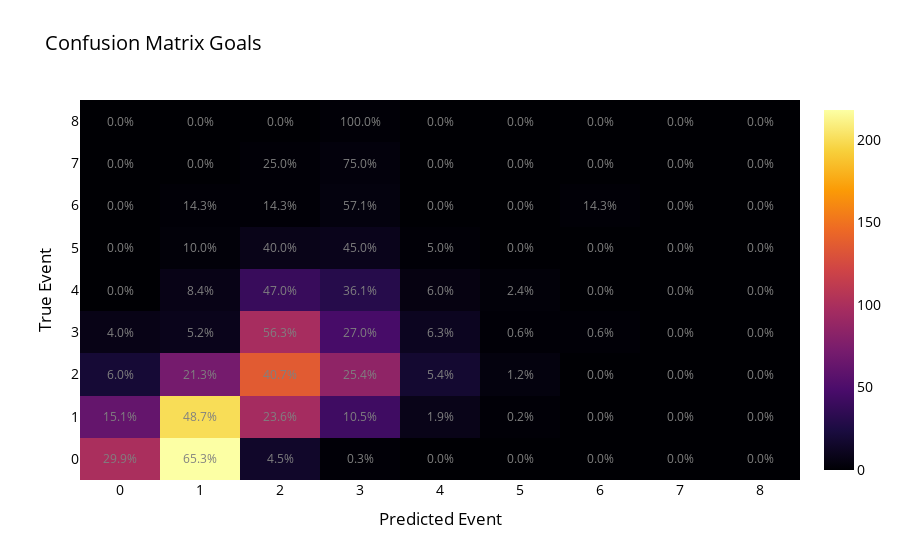
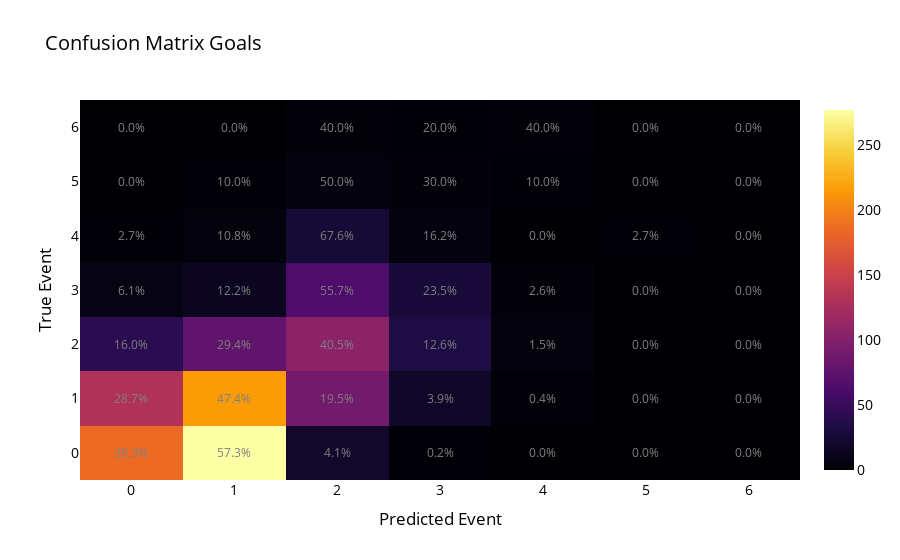

Here is the notebook cell these charts were saved with, in order:
### Code cell
# Evaluate the model using a confusion matrix
y_home_pred_rounded = y_home_pred.round()
y_away_pred_rounded = y_away_pred.round()

# calculate the confusion matrix
cm_home = confusion_matrix(y_test_home, y_home_pred_rounded)
cm_away = confusion_matrix(y_test_away, y_away_pred_rounded)

gen_cm_plotly(cm_home)
gen_cm_plotly(cm_away)

### Figure 1 — Plotly figure (JSON) as saved in the notebook; plotly's stock layout.template omitted (floating-point values rounded to 4 significant figures)
{"data": [{"colorscale": [[0, "#000004"], [0.1111, "#1b0c41"], [0.2222, "#4a0c6b"], [0.3333, "#781c6d"], [0.4444, "#a52c60"], [0.5556, "#cf4446"], [0.6667, "#ed6925"], [0.7778, "#fb9b06"], [0.8889, "#f7d13d"], [1, "#fcffa4"]], "hovertemplate": "%{text}<extra></extra>", "text": [["Count: 100<br>Success: 29.9%", "Count: 218<br>Success: 65.3%", "Count: 15<br>Success: 4.5%", "Count: 1<br>Success: 0.3%", "Count: 0<br>Success: 0.0%", "Count: 0<br>Success: 0.0%", "Count: 0<br>Success: 0.0%", "Count: 0<br>Success: 0.0%", "Count: 0<br>Success: 0.0%"], ["Count: 62<br>Success: 15.1%", "Count: 200<br>Success: 48.7%", "Count: 97<br>Success: 23.6%", "Count: 43<br>Success: 10.5%", "Count: 8<br>Success: 1.9%", "Count: 1<br>Success: 0.2%", "Count: 0<br>Success: 0.0%", "Count: 0<br>Success: 0.0%", "Count: 0<br>Success: 0.0%"], ["Count: 20<br>Success: 6.0%", "Count: 71<br>Success: 21.3%", "Count: 136<br>Success: 40.7%", "Count: 85<br>Success: 25.4%", "Count: 18<br>Success: 5.4%", "Count: 4<br>Success: 1.2%", "Count: 0<br>Success: 0.0%", "Count: 0<br>Success: 0.0%", "Count: 0<br>Success: 0.0%"], ["Count: 7<br>Success: 4.0%", "Count: 9<br>Success: 5.2%", "Count: 98<br>Success: 56.3%", "Count: 47<br>Success: 27.0%", "Count: 11<br>Success: 6.3%", "Count: 1<br>Success: 0.6%", "Count: 1<br>Success: 0.6%", "Count: 0<br>Success: 0.0%", "Count: 0<br>Success: 0.0%"], ["Count: 0<br>Success: 0.0%", "Count: 7<br>Success: 8.4%", "Count: 39<br>Success: 47.0%", "Count: 30<br>Success: 36.1%", "Count: 5<br>Success: 6.0%", "Count: 2<br>Success: 2.4%", "Count: 0<br>Success: 0.0%", "Count: 0<br>Success: 0.0%", "Count: 0<br>Success: 0.0%"], ["Count: 0<br>Success: 0.0%", "Count: 2<br>Success: 10.0%", "Count: 8<br>Success: 40.0%", "Count: 9<br>Success: 45.0%", "Count: 1<br>Success: 5.0%", "Count: 0<br>Success: 0.0%", "Count: 0<br>Success: 0.0%", "Count: 0<br>Success: 0.0%", "Count: 0<br>Success: 0.0%"], ["Count: 0<br>Success: 0.0%", "Count: 1<br>Success: 14.3%", "Count: 1<br>Success: 14.3%", "Count: 4<br>Success: 57.1%", "Count: 0<br>Success: 0.0%", "Count: 0<br>Success: 0.0%", "Count: 1<br>Success: 14.3%", "Count: 0<br>Success: 0.0%", "Count: 0<br>Success: 0.0%"], ["Count: 0<br>Success: 0.0%", "Count: 0<br>Success: 0.0%", "Count: 1<br>Success: 25.0%", "Count: 3<br>Success: 75.0%", "Count: 0<br>Success: 0.0%", "Count: 0<br>Success: 0.0%", "Count: 0<br>Success: 0.0%", "Count: 0<br>Success: 0.0%", "Count: 0<br>Success: 0.0%"], ["Count: 0<br>Success: 0.0%", "Count: 0<br>Success: 0.0%", "Count: 0<br>Success: 0.0%", "Count: 1<br>Success: 100.0%", "Count: 0<br>Success: 0.0%", "Count: 0<br>Success: 0.0%", "Count: 0<br>Success: 0.0%", "Count: 0<br>Success: 0.0%", "Count: 0<br>Success: 0.0%"]], "type": "heatmap", "x": [0, 1, 2, 3, 4, 5, 6, 7, 8], "z": [[100, 218, 15, 1, 0, 0, 0, 0, 0], [62, 200, 97, 43, 8, 1, 0, 0, 0], [20, 71, 136, 85, 18, 4, 0, 0, 0], [7, 9, 98, 47, 11, 1, 1, 0, 0], [0, 7, 39, 30, 5, 2, 0, 0, 0], [0, 2, 8, 9, 1, 0, 0, 0, 0], [0, 1, 1, 4, 0, 0, 1, 0, 0], [0, 0, 1, 3, 0, 0, 0, 0, 0], [0, 0, 0, 1, 0, 0, 0, 0, 0]]}], "layout": {"annotations": [{"font": {"color": "grey", "size": 12}, "showarrow": false, "text": "29.9%", "x": 0, "y": 0}, {"font": {"color": "grey", "size": 12}, "showarrow": false, "text": "65.3%", "x": 1, "y": 0}, {"font": {"color": "grey", "size": 12}, "showarrow": false, "text": "4.5%", "x": 2, "y": 0}, {"font": {"color": "grey", "size": 12}, "showarrow": false, "text": "0.3%", "x": 3, "y": 0}, {"font": {"color": "grey", "size": 12}, "showarrow": false, "text": "0.0%", "x": 4, "y": 0}, {"font": {"color": "grey", "size": 12}, "showarrow": false, "text": "0.0%", "x": 5, "y": 0}, {"font": {"color": "grey", "size": 12}, "showarrow": false, "text": "0.0%", "x": 6, "y": 0}, {"font": {"color": "grey", "size": 12}, "showarrow": false, "text": "0.0%", "x": 7, "y": 0}, {"font": {"color": "grey", "size": 12}, "showarrow": false, "text": "0.0%", "x": 8, "y": 0}, {"font": {"color": "grey", "size": 12}, "showarrow": false, "text": "15.1%", "x": 0, "y": 1}, {"font": {"color": "grey", "size": 12}, "showarrow": false, "text": "48.7%", "x": 1, "y": 1}, {"font": {"color": "grey", "size": 12}, "showarrow": false, "text": "23.6%", "x": 2, "y": 1}, {"font": {"color": "grey", "size": 12}, "showarrow": false, "text": "10.5%", "x": 3, "y": 1}, {"font": {"color": "grey", "size": 12}, "showarrow": false, "text": "1.9%", "x": 4, "y": 1}, {"font": {"color": "grey", "size": 12}, "showarrow": false, "text": "0.2%", "x": 5, "y": 1}, {"font": {"color": "grey", "size": 12}, "showarrow": false, "text": "0.0%", "x": 6, "y": 1}, {"font": {"color": "grey", "size": 12}, "showarrow": false, "text": "0.0%", "x": 7, "y": 1}, {"font": {"color": "grey", "size": 12}, "showarrow": false, "text": "0.0%", "x": 8, "y": 1}, {"font": {"color": "grey", "size": 12}, "showarrow": false, "text": "6.0%", "x": 0, "y": 2}, {"font": {"color": "grey", "size": 12}, "showarrow": false, "text": "21.3%", "x": 1, "y": 2}, {"font": {"color": "grey", "size": 12}, "showarrow": false, "text": "40.7%", "x": 2, "y": 2}, {"font": {"color": "grey", "size": 12}, "showarrow": false, "text": "25.4%", "x": 3, "y": 2}, {"font": {"color": "grey", "size": 12}, "showarrow": false, "text": "5.4%", "x": 4, "y": 2}, {"font": {"color": "grey", "size": 12}, "showarrow": false, "text": "1.2%", "x": 5, "y": 2}, {"font": {"color": "grey", "size": 12}, "showarrow": false, "text": "0.0%", "x": 6, "y": 2}, {"font": {"color": "grey", "size": 12}, "showarrow": false, "text": "0.0%", "x": 7, "y": 2}, {"font": {"color": "grey", "size": 12}, "showarrow": false, "text": "0.0%", "x": 8, "y": 2}, {"font": {"color": "grey", "size": 12}, "showarrow": false, "text": "4.0%", "x": 0, "y": 3}, {"font": {"color": "grey", "size": 12}, "showarrow": false, "text": "5.2%", "x": 1, "y": 3}, {"font": {"color": "grey", "size": 12}, "showarrow": false, "text": "56.3%", "x": 2, "y": 3}, {"font": {"color": "grey", "size": 12}, "showarrow": false, "text": "27.0%", "x": 3, "y": 3}, {"font": {"color": "grey", "size": 12}, "showarrow": false, "text": "6.3%", "x": 4, "y": 3}, {"font": {"color": "grey", "size": 12}, "showarrow": false, "text": "0.6%", "x": 5, "y": 3}, {"font": {"color": "grey", "size": 12}, "showarrow": false, "text": "0.6%", "x": 6, "y": 3}, {"font": {"color": "grey", "size": 12}, "showarrow": false, "text": "0.0%", "x": 7, "y": 3}, {"font": {"color": "grey", "size": 12}, "showarrow": false, "text": "0.0%", "x": 8, "y": 3}, {"font": {"color": "grey", "size": 12}, "showarrow": false, "text": "0.0%", "x": 0, "y": 4}, {"font": {"color": "grey", "size": 12}, "showarrow": false, "text": "8.4%", "x": 1, "y": 4}, {"font": {"color": "grey", "size": 12}, "showarrow": false, "text": "47.0%", "x": 2, "y": 4}, {"font": {"color": "grey", "size": 12}, "showarrow": false, "text": "36.1%", "x": 3, "y": 4}, {"font": {"color": "grey", "size": 12}, "showarrow": false, "text": "6.0%", "x": 4, "y": 4}, {"font": {"color": "grey", "size": 12}, "showarrow": false, "text": "2.4%", "x": 5, "y": 4}, {"font": {"color": "grey", "size": 12}, "showarrow": false, "text": "0.0%", "x": 6, "y": 4}, {"font": {"color": "grey", "size": 12}, "showarrow": false, "text": "0.0%", "x": 7, "y": 4}, {"font": {"color": "grey", "size": 12}, "showarrow": false, "text": "0.0%", "x": 8, "y": 4}, {"font": {"color": "grey", "size": 12}, "showarrow": false, "text": "0.0%", "x": 0, "y": 5}, {"font": {"color": "grey", "size": 12}, "showarrow": false, "text": "10.0%", "x": 1, "y": 5}, {"font": {"color": "grey", "size": 12}, "showarrow": false, "text": "40.0%", "x": 2, "y": 5}, {"font": {"color": "grey", "size": 12}, "showarrow": false, "text": "45.0%", "x": 3, "y": 5}, {"font": {"color": "grey", "size": 12}, "showarrow": false, "text": "5.0%", "x": 4, "y": 5}, {"font": {"color": "grey", "size": 12}, "showarrow": false, "text": "0.0%", "x": 5, "y": 5}, {"font": {"color": "grey", "size": 12}, "showarrow": false, "text": "0.0%", "x": 6, "y": 5}, {"font": {"color": "grey", "size": 12}, "showarrow": false, "text": "0.0%", "x": 7, "y": 5}, {"font": {"color": "grey", "size": 12}, "showarrow": false, "text": "0.0%", "x": 8, "y": 5}, {"font": {"color": "grey", "size": 12}, "showarrow": false, "text": "0.0%", "x": 0, "y": 6}, {"font": {"color": "grey", "size": 12}, "showarrow": false, "text": "14.3%", "x": 1, "y": 6}, {"font": {"color": "grey", "size": 12}, "showarrow": false, "text": "14.3%", "x": 2, "y": 6}, {"font": {"color": "grey", "size": 12}, "showarrow": false, "text": "57.1%", "x": 3, "y": 6}, {"font": {"color": "grey", "size": 12}, "showarrow": false, "text": "0.0%", "x": 4, "y": 6}, {"font": {"color": "grey", "size": 12}, "showarrow": false, "text": "0.0%", "x": 5, "y": 6}, {"font": {"color": "grey", "size": 12}, "showarrow": false, "text": "14.3%", "x": 6, "y": 6}, {"font": {"color": "grey", "size": 12}, "showarrow": false, "text": "0.0%", "x": 7, "y": 6}, {"font": {"color": "grey", "size": 12}, "showarrow": false, "text": "0.0%", "x": 8, "y": 6}, {"font": {"color": "grey", "size": 12}, "showarrow": false, "text": "0.0%", "x": 0, "y": 7}, {"font": {"color": "grey", "size": 12}, "showarrow": false, "text": "0.0%", "x": 1, "y": 7}, {"font": {"color": "grey", "size": 12}, "showarrow": false, "text": "25.0%", "x": 2, "y": 7}, {"font": {"color": "grey", "size": 12}, "showarrow": false, "text": "75.0%", "x": 3, "y": 7}, {"font": {"color": "grey", "size": 12}, "showarrow": false, "text": "0.0%", "x": 4, "y": 7}, {"font": {"color": "grey", "size": 12}, "showarrow": false, "text": "0.0%", "x": 5, "y": 7}, {"font": {"color": "grey", "size": 12}, "showarrow": false, "text": "0.0%", "x": 6, "y": 7}, {"font": {"color": "grey", "size": 12}, "showarrow": false, "text": "0.0%", "x": 7, "y": 7}, {"font": {"color": "grey", "size": 12}, "showarrow": false, "text": "0.0%", "x": 8, "y": 7}, {"font": {"color": "grey", "size": 12}, "showarrow": false, "text": "0.0%", "x": 0, "y": 8}, {"font": {"color": "grey", "size": 12}, "showarrow": false, "text": "0.0%", "x": 1, "y": 8}, {"font": {"color": "grey", "size": 12}, "showarrow": false, "text": "0.0%", "x": 2, "y": 8}, {"font": {"color": "grey", "size": 12}, "showarrow": false, "text": "100.0%", "x": 3, "y": 8}, {"font": {"color": "grey", "size": 12}, "showarrow": false, "text": "0.0%", "x": 4, "y": 8}, {"font": {"color": "grey", "size": 12}, "showarrow": false, "text": "0.0%", "x": 5, "y": 8}, {"font": {"color": "grey", "size": 12}, "showarrow": false, "text": "0.0%", "x": 6, "y": 8}, {"font": {"color": "grey", "size": 12}, "showarrow": false, "text": "0.0%", "x": 7, "y": 8}, {"font": {"color": "grey", "size": 12}, "showarrow": false, "text": "0.0%", "x": 8, "y": 8}], "font": {"color": "black", "size": 14}, "title": {"text": "Confusion Matrix Goals"}, "xaxis": {"title": {"text": "Predicted Event"}}, "yaxis": {"title": {"text": "True Event"}}}}

### Figure 2 — Plotly figure (JSON) as saved in the notebook; plotly's stock layout.template omitted (floating-point values rounded to 4 significant figures)
{"data": [{"colorscale": [[0, "#000004"], [0.1111, "#1b0c41"], [0.2222, "#4a0c6b"], [0.3333, "#781c6d"], [0.4444, "#a52c60"], [0.5556, "#cf4446"], [0.6667, "#ed6925"], [0.7778, "#fb9b06"], [0.8889, "#f7d13d"], [1, "#fcffa4"]], "hovertemplate": "%{text}<extra></extra>", "text": [["Count: 185<br>Success: 38.3%", "Count: 277<br>Success: 57.3%", "Count: 20<br>Success: 4.1%", "Count: 1<br>Success: 0.2%", "Count: 0<br>Success: 0.0%", "Count: 0<br>Success: 0.0%", "Count: 0<br>Success: 0.0%"], ["Count: 131<br>Success: 28.7%", "Count: 216<br>Success: 47.4%", "Count: 89<br>Success: 19.5%", "Count: 18<br>Success: 3.9%", "Count: 2<br>Success: 0.4%", "Count: 0<br>Success: 0.0%", "Count: 0<br>Success: 0.0%"], ["Count: 42<br>Success: 16.0%", "Count: 77<br>Success: 29.4%", "Count: 106<br>Success: 40.5%", "Count: 33<br>Success: 12.6%", "Count: 4<br>Success: 1.5%", "Count: 0<br>Success: 0.0%", "Count: 0<br>Success: 0.0%"], ["Count: 7<br>Success: 6.1%", "Count: 14<br>Success: 12.2%", "Count: 64<br>Success: 55.7%", "Count: 27<br>Success: 23.5%", "Count: 3<br>Success: 2.6%", "Count: 0<br>Success: 0.0%", "Count: 0<br>Success: 0.0%"], ["Count: 1<br>Success: 2.7%", "Count: 4<br>Success: 10.8%", "Count: 25<br>Success: 67.6%", "Count: 6<br>Success: 16.2%", "Count: 0<br>Success: 0.0%", "Count: 1<br>Success: 2.7%", "Count: 0<br>Success: 0.0%"], ["Count: 0<br>Success: 0.0%", "Count: 1<br>Success: 10.0%", "Count: 5<br>Success: 50.0%", "Count: 3<br>Success: 30.0%", "Count: 1<br>Success: 10.0%", "Count: 0<br>Success: 0.0%", "Count: 0<br>Success: 0.0%"], ["Count: 0<br>Success: 0.0%", "Count: 0<br>Success: 0.0%", "Count: 2<br>Success: 40.0%", "Count: 1<br>Success: 20.0%", "Count: 2<br>Success: 40.0%", "Count: 0<br>Success: 0.0%", "Count: 0<br>Success: 0.0%"]], "type": "heatmap", "x": [0, 1, 2, 3, 4, 5, 6], "z": [[185, 277, 20, 1, 0, 0, 0], [131, 216, 89, 18, 2, 0, 0], [42, 77, 106, 33, 4, 0, 0], [7, 14, 64, 27, 3, 0, 0], [1, 4, 25, 6, 0, 1, 0], [0, 1, 5, 3, 1, 0, 0], [0, 0, 2, 1, 2, 0, 0]]}], "layout": {"annotations": [{"font": {"color": "grey", "size": 12}, "showarrow": false, "text": "38.3%", "x": 0, "y": 0}, {"font": {"color": "grey", "size": 12}, "showarrow": false, "text": "57.3%", "x": 1, "y": 0}, {"font": {"color": "grey", "size": 12}, "showarrow": false, "text": "4.1%", "x": 2, "y": 0}, {"font": {"color": "grey", "size": 12}, "showarrow": false, "text": "0.2%", "x": 3, "y": 0}, {"font": {"color": "grey", "size": 12}, "showarrow": false, "text": "0.0%", "x": 4, "y": 0}, {"font": {"color": "grey", "size": 12}, "showarrow": false, "text": "0.0%", "x": 5, "y": 0}, {"font": {"color": "grey", "size": 12}, "showarrow": false, "text": "0.0%", "x": 6, "y": 0}, {"font": {"color": "grey", "size": 12}, "showarrow": false, "text": "28.7%", "x": 0, "y": 1}, {"font": {"color": "grey", "size": 12}, "showarrow": false, "text": "47.4%", "x": 1, "y": 1}, {"font": {"color": "grey", "size": 12}, "showarrow": false, "text": "19.5%", "x": 2, "y": 1}, {"font": {"color": "grey", "size": 12}, "showarrow": false, "text": "3.9%", "x": 3, "y": 1}, {"font": {"color": "grey", "size": 12}, "showarrow": false, "text": "0.4%", "x": 4, "y": 1}, {"font": {"color": "grey", "size": 12}, "showarrow": false, "text": "0.0%", "x": 5, "y": 1}, {"font": {"color": "grey", "size": 12}, "showarrow": false, "text": "0.0%", "x": 6, "y": 1}, {"font": {"color": "grey", "size": 12}, "showarrow": false, "text": "16.0%", "x": 0, "y": 2}, {"font": {"color": "grey", "size": 12}, "showarrow": false, "text": "29.4%", "x": 1, "y": 2}, {"font": {"color": "grey", "size": 12}, "showarrow": false, "text": "40.5%", "x": 2, "y": 2}, {"font": {"color": "grey", "size": 12}, "showarrow": false, "text": "12.6%", "x": 3, "y": 2}, {"font": {"color": "grey", "size": 12}, "showarrow": false, "text": "1.5%", "x": 4, "y": 2}, {"font": {"color": "grey", "size": 12}, "showarrow": false, "text": "0.0%", "x": 5, "y": 2}, {"font": {"color": "grey", "size": 12}, "showarrow": false, "text": "0.0%", "x": 6, "y": 2}, {"font": {"color": "grey", "size": 12}, "showarrow": false, "text": "6.1%", "x": 0, "y": 3}, {"font": {"color": "grey", "size": 12}, "showarrow": false, "text": "12.2%", "x": 1, "y": 3}, {"font": {"color": "grey", "size": 12}, "showarrow": false, "text": "55.7%", "x": 2, "y": 3}, {"font": {"color": "grey", "size": 12}, "showarrow": false, "text": "23.5%", "x": 3, "y": 3}, {"font": {"color": "grey", "size": 12}, "showarrow": false, "text": "2.6%", "x": 4, "y": 3}, {"font": {"color": "grey", "size": 12}, "showarrow": false, "text": "0.0%", "x": 5, "y": 3}, {"font": {"color": "grey", "size": 12}, "showarrow": false, "text": "0.0%", "x": 6, "y": 3}, {"font": {"color": "grey", "size": 12}, "showarrow": false, "text": "2.7%", "x": 0, "y": 4}, {"font": {"color": "grey", "size": 12}, "showarrow": false, "text": "10.8%", "x": 1, "y": 4}, {"font": {"color": "grey", "size": 12}, "showarrow": false, "text": "67.6%", "x": 2, "y": 4}, {"font": {"color": "grey", "size": 12}, "showarrow": false, "text": "16.2%", "x": 3, "y": 4}, {"font": {"color": "grey", "size": 12}, "showarrow": false, "text": "0.0%", "x": 4, "y": 4}, {"font": {"color": "grey", "size": 12}, "showarrow": false, "text": "2.7%", "x": 5, "y": 4}, {"font": {"color": "grey", "size": 12}, "showarrow": false, "text": "0.0%", "x": 6, "y": 4}, {"font": {"color": "grey", "size": 12}, "showarrow": false, "text": "0.0%", "x": 0, "y": 5}, {"font": {"color": "grey", "size": 12}, "showarrow": false, "text": "10.0%", "x": 1, "y": 5}, {"font": {"color": "grey", "size": 12}, "showarrow": false, "text": "50.0%", "x": 2, "y": 5}, {"font": {"color": "grey", "size": 12}, "showarrow": false, "text": "30.0%", "x": 3, "y": 5}, {"font": {"color": "grey", "size": 12}, "showarrow": false, "text": "10.0%", "x": 4, "y": 5}, {"font": {"color": "grey", "size": 12}, "showarrow": false, "text": "0.0%", "x": 5, "y": 5}, {"font": {"color": "grey", "size": 12}, "showarrow": false, "text": "0.0%", "x": 6, "y": 5}, {"font": {"color": "grey", "size": 12}, "showarrow": false, "text": "0.0%", "x": 0, "y": 6}, {"font": {"color": "grey", "size": 12}, "showarrow": false, "text": "0.0%", "x": 1, "y": 6}, {"font": {"color": "grey", "size": 12}, "showarrow": false, "text": "40.0%", "x": 2, "y": 6}, {"font": {"color": "grey", "size": 12}, "showarrow": false, "text": "20.0%", "x": 3, "y": 6}, {"font": {"color": "grey", "size": 12}, "showarrow": false, "text": "40.0%", "x": 4, "y": 6}, {"font": {"color": "grey", "size": 12}, "showarrow": false, "text": "0.0%", "x": 5, "y": 6}, {"font": {"color": "grey", "size": 12}, "showarrow": false, "text": "0.0%", "x": 6, "y": 6}], "font": {"color": "black", "size": 14}, "title": {"text": "Confusion Matrix Goals"}, "xaxis": {"title": {"text": "Predicted Event"}}, "yaxis": {"title": {"text": "True Event"}}}}
